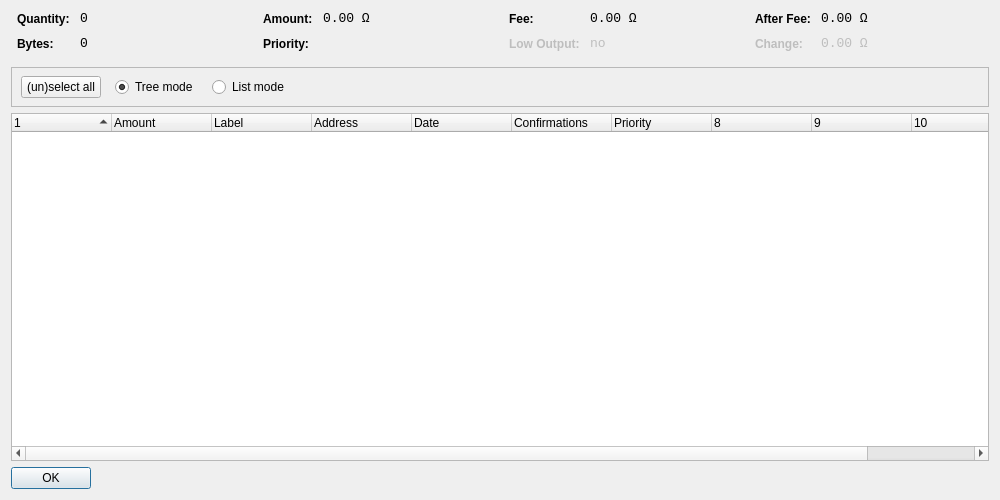
<?xml version="1.0" encoding="UTF-8"?>
<ui version="4.0">
 <class>CoinControlDialog</class>
 <widget class="QDialog" name="CoinControlDialog">
  <property name="geometry">
   <rect>
    <x>0</x>
    <y>0</y>
    <width>1000</width>
    <height>500</height>
   </rect>
  </property>
  <property name="windowTitle">
   <string>Coin Control</string>
  </property>
  <layout class="QVBoxLayout" name="verticalLayout">
   <item>
    <layout class="QHBoxLayout" name="horizontalLayoutTop" stretch="0,0,0,0">
     <property name="topMargin">
      <number>0</number>
     </property>
     <property name="bottomMargin">
      <number>10</number>
     </property>
     <item>
      <layout class="QFormLayout" name="formLayoutCoinControl1">
       <property name="horizontalSpacing">
        <number>10</number>
       </property>
       <property name="verticalSpacing">
        <number>10</number>
       </property>
       <property name="leftMargin">
        <number>6</number>
       </property>
       <property name="rightMargin">
        <number>6</number>
       </property>
       <item row="0" column="0">
        <widget class="QLabel" name="labelCoinControlQuantityText">
         <property name="styleSheet">
          <string notr="true">font-weight:bold;</string>
         </property>
         <property name="text">
          <string>Quantity:</string>
         </property>
        </widget>
       </item>
       <item row="0" column="1">
        <widget class="QLabel" name="labelCoinControlQuantity">
         <property name="font">
          <font>
           <family>Monospace</family>
           <pointsize>10</pointsize>
          </font>
         </property>
         <property name="cursor">
          <cursorShape>IBeamCursor</cursorShape>
         </property>
         <property name="contextMenuPolicy">
          <enum>Qt::ActionsContextMenu</enum>
         </property>
         <property name="text">
          <string notr="true">0</string>
         </property>
         <property name="textInteractionFlags">
          <set>Qt::LinksAccessibleByMouse|Qt::TextSelectableByKeyboard|Qt::TextSelectableByMouse</set>
         </property>
        </widget>
       </item>
       <item row="1" column="0">
        <widget class="QLabel" name="labelCoinControlBytesText">
         <property name="styleSheet">
          <string notr="true">font-weight:bold;</string>
         </property>
         <property name="text">
          <string>Bytes:</string>
         </property>
        </widget>
       </item>
       <item row="1" column="1">
        <widget class="QLabel" name="labelCoinControlBytes">
         <property name="font">
          <font>
           <family>Monospace</family>
           <pointsize>10</pointsize>
          </font>
         </property>
         <property name="cursor">
          <cursorShape>IBeamCursor</cursorShape>
         </property>
         <property name="contextMenuPolicy">
          <enum>Qt::ActionsContextMenu</enum>
         </property>
         <property name="text">
          <string notr="true">0</string>
         </property>
         <property name="textInteractionFlags">
          <set>Qt::LinksAccessibleByMouse|Qt::TextSelectableByKeyboard|Qt::TextSelectableByMouse</set>
         </property>
        </widget>
       </item>
      </layout>
     </item>
     <item>
      <layout class="QFormLayout" name="formLayoutCoinControl2">
       <property name="horizontalSpacing">
        <number>10</number>
       </property>
       <property name="verticalSpacing">
        <number>10</number>
       </property>
       <property name="leftMargin">
        <number>6</number>
       </property>
       <property name="rightMargin">
        <number>6</number>
       </property>
       <item row="0" column="0">
        <widget class="QLabel" name="labelCoinControlAmountText">
         <property name="styleSheet">
          <string notr="true">font-weight:bold;</string>
         </property>
         <property name="text">
          <string>Amount:</string>
         </property>
        </widget>
       </item>
       <item row="0" column="1">
        <widget class="QLabel" name="labelCoinControlAmount">
         <property name="font">
          <font>
           <family>Monospace</family>
           <pointsize>10</pointsize>
          </font>
         </property>
         <property name="cursor">
          <cursorShape>IBeamCursor</cursorShape>
         </property>
         <property name="contextMenuPolicy">
          <enum>Qt::ActionsContextMenu</enum>
         </property>
         <property name="text">
          <string notr="true">0.00 Ω</string>
         </property>
         <property name="textInteractionFlags">
          <set>Qt::LinksAccessibleByMouse|Qt::TextSelectableByKeyboard|Qt::TextSelectableByMouse</set>
         </property>
        </widget>
       </item>
       <item row="1" column="0">
        <widget class="QLabel" name="labelCoinControlPriorityText">
         <property name="styleSheet">
          <string notr="true">font-weight:bold;</string>
         </property>
         <property name="text">
          <string>Priority:</string>
         </property>
        </widget>
       </item>
       <item row="1" column="1">
        <widget class="QLabel" name="labelCoinControlPriority">
         <property name="font">
          <font>
           <family>Monospace</family>
           <pointsize>10</pointsize>
          </font>
         </property>
         <property name="cursor">
          <cursorShape>IBeamCursor</cursorShape>
         </property>
         <property name="contextMenuPolicy">
          <enum>Qt::ActionsContextMenu</enum>
         </property>
         <property name="text">
          <string/>
         </property>
         <property name="textInteractionFlags">
          <set>Qt::LinksAccessibleByMouse|Qt::TextSelectableByKeyboard|Qt::TextSelectableByMouse</set>
         </property>
        </widget>
       </item>
      </layout>
     </item>
     <item>
      <layout class="QFormLayout" name="formLayoutCoinControl3">
       <property name="horizontalSpacing">
        <number>10</number>
       </property>
       <property name="verticalSpacing">
        <number>10</number>
       </property>
       <property name="leftMargin">
        <number>6</number>
       </property>
       <property name="rightMargin">
        <number>6</number>
       </property>
       <item row="0" column="0">
        <widget class="QLabel" name="labelCoinControlFeeText">
         <property name="styleSheet">
          <string notr="true">font-weight:bold;</string>
         </property>
         <property name="text">
          <string>Fee:</string>
         </property>
        </widget>
       </item>
       <item row="0" column="1">
        <widget class="QLabel" name="labelCoinControlFee">
         <property name="font">
          <font>
           <family>Monospace</family>
           <pointsize>10</pointsize>
          </font>
         </property>
         <property name="cursor">
          <cursorShape>IBeamCursor</cursorShape>
         </property>
         <property name="contextMenuPolicy">
          <enum>Qt::ActionsContextMenu</enum>
         </property>
         <property name="text">
          <string notr="true">0.00 Ω</string>
         </property>
         <property name="textInteractionFlags">
          <set>Qt::LinksAccessibleByMouse|Qt::TextSelectableByKeyboard|Qt::TextSelectableByMouse</set>
         </property>
        </widget>
       </item>
       <item row="1" column="0">
        <widget class="QLabel" name="labelCoinControlLowOutputText">
         <property name="enabled">
          <bool>false</bool>
         </property>
         <property name="styleSheet">
          <string notr="true">font-weight:bold;</string>
         </property>
         <property name="text">
          <string>Low Output:</string>
         </property>
        </widget>
       </item>
       <item row="1" column="1">
        <widget class="QLabel" name="labelCoinControlLowOutput">
         <property name="enabled">
          <bool>false</bool>
         </property>
         <property name="font">
          <font>
           <family>Monospace</family>
           <pointsize>10</pointsize>
          </font>
         </property>
         <property name="cursor">
          <cursorShape>IBeamCursor</cursorShape>
         </property>
         <property name="contextMenuPolicy">
          <enum>Qt::ActionsContextMenu</enum>
         </property>
         <property name="text">
          <string notr="true">no</string>
         </property>
         <property name="textInteractionFlags">
          <set>Qt::LinksAccessibleByMouse|Qt::TextSelectableByKeyboard|Qt::TextSelectableByMouse</set>
         </property>
        </widget>
       </item>
      </layout>
     </item>
     <item>
      <layout class="QFormLayout" name="formLayoutCoinControl4">
       <property name="horizontalSpacing">
        <number>10</number>
       </property>
       <property name="verticalSpacing">
        <number>10</number>
       </property>
       <property name="leftMargin">
        <number>6</number>
       </property>
       <property name="rightMargin">
        <number>6</number>
       </property>
       <item row="0" column="0">
        <widget class="QLabel" name="labelCoinControlAfterFeeText">
         <property name="styleSheet">
          <string notr="true">font-weight:bold;</string>
         </property>
         <property name="text">
          <string>After Fee:</string>
         </property>
        </widget>
       </item>
       <item row="0" column="1">
        <widget class="QLabel" name="labelCoinControlAfterFee">
         <property name="font">
          <font>
           <family>Monospace</family>
           <pointsize>10</pointsize>
          </font>
         </property>
         <property name="cursor">
          <cursorShape>IBeamCursor</cursorShape>
         </property>
         <property name="contextMenuPolicy">
          <enum>Qt::ActionsContextMenu</enum>
         </property>
         <property name="text">
          <string notr="true">0.00 Ω</string>
         </property>
         <property name="textInteractionFlags">
          <set>Qt::LinksAccessibleByMouse|Qt::TextSelectableByKeyboard|Qt::TextSelectableByMouse</set>
         </property>
        </widget>
       </item>
       <item row="1" column="0">
        <widget class="QLabel" name="labelCoinControlChangeText">
         <property name="enabled">
          <bool>false</bool>
         </property>
         <property name="styleSheet">
          <string notr="true">font-weight:bold;</string>
         </property>
         <property name="text">
          <string>Change:</string>
         </property>
        </widget>
       </item>
       <item row="1" column="1">
        <widget class="QLabel" name="labelCoinControlChange">
         <property name="enabled">
          <bool>false</bool>
         </property>
         <property name="font">
          <font>
           <family>Monospace</family>
           <pointsize>10</pointsize>
          </font>
         </property>
         <property name="cursor">
          <cursorShape>IBeamCursor</cursorShape>
         </property>
         <property name="contextMenuPolicy">
          <enum>Qt::ActionsContextMenu</enum>
         </property>
         <property name="text">
          <string notr="true">0.00 Ω</string>
         </property>
         <property name="textInteractionFlags">
          <set>Qt::LinksAccessibleByMouse|Qt::TextSelectableByKeyboard|Qt::TextSelectableByMouse</set>
         </property>
        </widget>
       </item>
      </layout>
     </item>
    </layout>
   </item>
   <item>
    <widget class="QFrame" name="frame">
     <property name="minimumSize">
      <size>
       <width>0</width>
       <height>40</height>
      </size>
     </property>
     <property name="frameShape">
      <enum>QFrame::StyledPanel</enum>
     </property>
     <property name="frameShadow">
      <enum>QFrame::Sunken</enum>
     </property>
     <widget class="QWidget" name="horizontalLayoutWidget">
      <property name="geometry">
       <rect>
        <x>10</x>
        <y>0</y>
        <width>781</width>
        <height>41</height>
       </rect>
      </property>
      <layout class="QHBoxLayout" name="horizontalLayoutPanel" stretch="0,0,0,0,0">
       <property name="spacing">
        <number>14</number>
       </property>
       <item>
        <widget class="QPushButton" name="pushButtonSelectAll">
         <property name="sizePolicy">
          <sizepolicy hsizetype="Maximum" vsizetype="Fixed">
           <horstretch>0</horstretch>
           <verstretch>0</verstretch>
          </sizepolicy>
         </property>
         <property name="text">
          <string>(un)select all</string>
         </property>
        </widget>
       </item>
       <item>
        <widget class="QRadioButton" name="radioTreeMode">
         <property name="sizePolicy">
          <sizepolicy hsizetype="Maximum" vsizetype="Fixed">
           <horstretch>0</horstretch>
           <verstretch>0</verstretch>
          </sizepolicy>
         </property>
         <property name="text">
          <string>Tree mode</string>
         </property>
         <property name="checked">
          <bool>true</bool>
         </property>
        </widget>
       </item>
       <item>
        <widget class="QRadioButton" name="radioListMode">
         <property name="sizePolicy">
          <sizepolicy hsizetype="Maximum" vsizetype="Fixed">
           <horstretch>0</horstretch>
           <verstretch>0</verstretch>
          </sizepolicy>
         </property>
         <property name="text">
          <string>List mode</string>
         </property>
        </widget>
       </item>
       <item>
        <spacer name="horizontalSpacer">
         <property name="orientation">
          <enum>Qt::Horizontal</enum>
         </property>
         <property name="sizeHint" stdset="0">
          <size>
           <width>40</width>
           <height>20</height>
          </size>
         </property>
        </spacer>
       </item>
      </layout>
     </widget>
    </widget>
   </item>
   <item>
    <widget class="CoinControlTreeWidget" name="treeWidget">
     <property name="contextMenuPolicy">
      <enum>Qt::CustomContextMenu</enum>
     </property>
     <property name="sortingEnabled">
      <bool>false</bool>
     </property>
     <property name="columnCount">
      <number>11</number>
     </property>
     <attribute name="headerShowSortIndicator" stdset="0">
      <bool>true</bool>
     </attribute>
     <attribute name="headerStretchLastSection">
      <bool>false</bool>
     </attribute>
     <column>
      <property name="text">
       <string/>
      </property>
     </column>
     <column>
      <property name="text">
       <string>Amount</string>
      </property>
     </column>
     <column>
      <property name="text">
       <string>Label</string>
      </property>
     </column>
     <column>
      <property name="text">
       <string>Address</string>
      </property>
     </column>
     <column>
      <property name="text">
       <string>Date</string>
      </property>
     </column>
     <column>
      <property name="text">
       <string>Confirmations</string>
      </property>
      <property name="toolTip">
       <string>Confirmed</string>
      </property>
     </column>
     <column>
      <property name="text">
       <string>Priority</string>
      </property>
     </column>
     <column>
      <property name="text">
       <string/>
      </property>
     </column>
     <column>
      <property name="text">
       <string/>
      </property>
     </column>
     <column>
      <property name="text">
       <string/>
      </property>
     </column>
     <column>
      <property name="text">
       <string/>
      </property>
     </column>
    </widget>
   </item>
   <item>
    <widget class="QDialogButtonBox" name="buttonBox">
     <property name="sizePolicy">
      <sizepolicy hsizetype="Maximum" vsizetype="Fixed">
       <horstretch>0</horstretch>
       <verstretch>0</verstretch>
      </sizepolicy>
     </property>
     <property name="orientation">
      <enum>Qt::Horizontal</enum>
     </property>
     <property name="standardButtons">
      <set>QDialogButtonBox::Ok</set>
     </property>
    </widget>
   </item>
  </layout>
 </widget>
 <customwidgets>
  <customwidget>
   <class>CoinControlTreeWidget</class>
   <extends>QTreeWidget</extends>
   <header>coincontroltreewidget.h</header>
  </customwidget>
 </customwidgets>
 <resources/>
 <connections/>
</ui>
